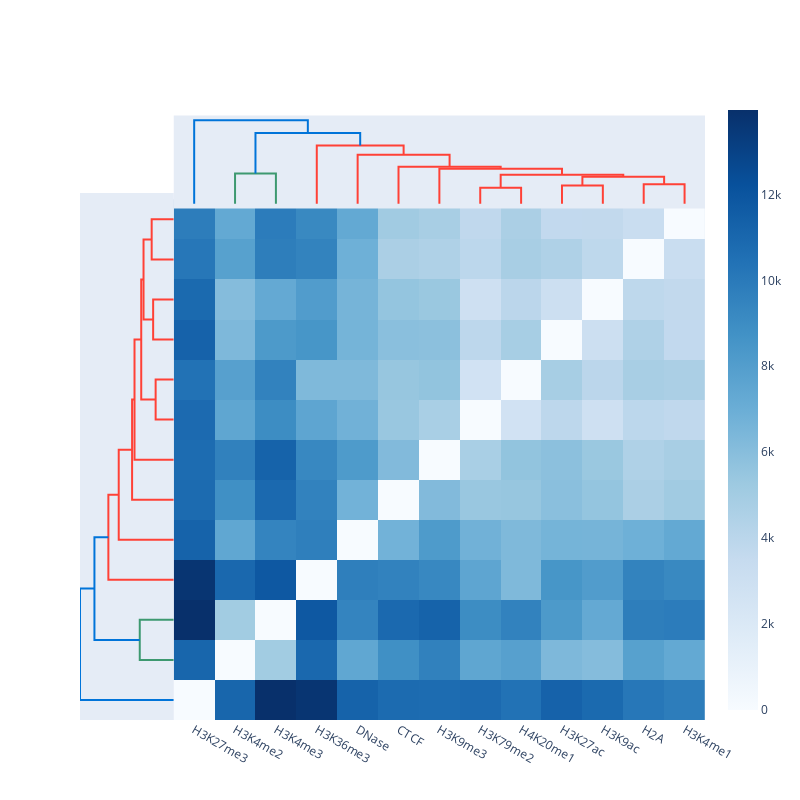

Here is the notebook cell this chart was saved with:
### Code cell
for i in range(len(dendro_plt['data'])):
    dendro_plt['data'][i]['yaxis'] = 'y2'

# Create Side Dendrogram
dendro_side = ff.create_dendrogram(data_array, orientation='right')
for i in range(len(dendro_side['data'])):
    dendro_side['data'][i]['xaxis'] = 'x2'

# Add Side Dendrogram Data to Figure
for data in dendro_side['data']:
    dendro_plt.add_trace(data)

# Create Heatmap
dendro_leaves = dendro_side['layout']['yaxis']['ticktext']
dendro_leaves = list(map(int, dendro_leaves))
data_dist = pdist(data_array)
heat_data = squareform(data_dist)
heat_data = heat_data[dendro_leaves,:]
heat_data = heat_data[:,dendro_leaves]

heatmap = [
    go.Heatmap(
        x = dendro_leaves,
        y = dendro_leaves,
        z = heat_data,
        colorscale = 'Blues'
    )
]

heatmap[0]['x'] = dendro_plt['layout']['xaxis']['tickvals']
heatmap[0]['y'] = dendro_side['layout']['yaxis']['tickvals']

# Add Heatmap Data to Figure
for data in heatmap:
    dendro_plt.add_trace(data)

# Edit Layout
dendro_plt.update_layout({'width':800, 'height':800,
                         'showlegend':False, 'hovermode': 'closest',
                         })
# Edit xaxis
dendro_plt.update_layout(xaxis={'domain': [.15, 1],
                                  'mirror': False,
                                  'showgrid': False,
                                  'showline': False,
                                  'zeroline': False,
                                  'ticks':""})
# Edit xaxis2
dendro_plt.update_layout(xaxis2={'domain': [0, .15],
                                   'mirror': False,
                                   'showgrid': False,
                                   'showline': False,
                                   'zeroline': False,
                                   'showticklabels': False,
                                   'ticks':""})

# Edit yaxis
dendro_plt.update_layout(yaxis={'domain': [0, .85],
                                  'mirror': False,
                                  'showgrid': False,
                                  'showline': False,
                                  'zeroline': False,
                                  'showticklabels': False,
                                  'ticks': ""
                        })
# Edit yaxis2
dendro_plt.update_layout(yaxis2={'domain':[.825, .975],
                                   'mirror': False,
                                   'showgrid': False,
                                   'showline': False,
                                   'zeroline': False,
                                   'showticklabels': False,
                                   'ticks':""})

# Plot!
dendro_plt.show()

### Figure 1 — Plotly figure (JSON) as saved in the notebook; plotly's stock layout.template omitted (floating-point values rounded to 4 significant figures; data arrays with more than 128 entries replaced by an {"elided": "..."} marker saying what was removed)
{"data": [{"hoverinfo": "text", "marker": {"color": "rgb(61,153,112)"}, "mode": "lines", "type": "scatter", "x": [15, 15, 25, 25], "xaxis": "x", "y": [0, 5064.0, 5064.0, 0], "yaxis": "y2"}, {"hoverinfo": "text", "marker": {"color": "rgb(255,65,54)"}, "mode": "lines", "type": "scatter", "x": [75, 75, 85, 85], "xaxis": "x", "y": [0, 2698.0, 2698.0, 0], "yaxis": "y2"}, {"hoverinfo": "text", "marker": {"color": "rgb(255,65,54)"}, "mode": "lines", "type": "scatter", "x": [95, 95, 105, 105], "xaxis": "x", "y": [0, 3067.0, 3067.0, 0], "yaxis": "y2"}, {"hoverinfo": "text", "marker": {"color": "rgb(255,65,54)"}, "mode": "lines", "type": "scatter", "x": [115, 115, 125, 125], "xaxis": "x", "y": [0, 3289.0, 3289.0, 0], "yaxis": "y2"}, {"hoverinfo": "text", "marker": {"color": "rgb(255,65,54)"}, "mode": "lines", "type": "scatter", "x": [100, 100, 120, 120], "xaxis": "x", "y": [3067.0, 4501.0, 4501.0, 3289.0], "yaxis": "y2"}, {"hoverinfo": "text", "marker": {"color": "rgb(255,65,54)"}, "mode": "lines", "type": "scatter", "x": [80, 80, 110, 110], "xaxis": "x", "y": [2698.0, 4844.0, 4844.0, 4501.0], "yaxis": "y2"}, {"hoverinfo": "text", "marker": {"color": "rgb(255,65,54)"}, "mode": "lines", "type": "scatter", "x": [65, 65, 95, 95], "xaxis": "x", "y": [0, 5845.0, 5845.0, 4844.0], "yaxis": "y2"}, {"hoverinfo": "text", "marker": {"color": "rgb(255,65,54)"}, "mode": "lines", "type": "scatter", "x": [55, 55, 80, 80], "xaxis": "x", "y": [0, 6203.0, 6203.0, 5845.0], "yaxis": "y2"}, {"hoverinfo": "text", "marker": {"color": "rgb(255,65,54)"}, "mode": "lines", "type": "scatter", "x": [45, 45, 67.5, 67.5], "xaxis": "x", "y": [0, 8195.0, 8195.0, 6203.0], "yaxis": "y2"}, {"hoverinfo": "text", "marker": {"color": "rgb(255,65,54)"}, "mode": "lines", "type": "scatter", "x": [35, 35, 56.25, 56.25], "xaxis": "x", "y": [0, 9738.0, 9738.0, 8195.0], "yaxis": "y2"}, {"hoverinfo": "text", "marker": {"color": "rgb(0,116,217)"}, "mode": "lines", "type": "scatter", "x": [20, 20, 45.62, 45.62], "xaxis": "x", "y": [5064.0, 11810.0, 11810.0, 9738.0], "yaxis": "y2"}, {"hoverinfo": "text", "marker": {"color": "rgb(0,116,217)"}, "mode": "lines", "type": "scatter", "x": [5, 5, 32.81, 32.81], "xaxis": "x", "y": [0, 13960.0, 13960.0, 11810.0], "yaxis": "y2"}, {"hoverinfo": "text", "marker": {"color": "rgb(61,153,112)"}, "mode": "lines", "type": "scatter", "x": [0, -5064.0, -5064.0, 0], "xaxis": "x2", "y": [15, 15, 25, 25], "yaxis": "y"}, {"hoverinfo": "text", "marker": {"color": "rgb(255,65,54)"}, "mode": "lines", "type": "scatter", "x": [0, -2698.0, -2698.0, 0], "xaxis": "x2", "y": [75, 75, 85, 85], "yaxis": "y"}, {"hoverinfo": "text", "marker": {"color": "rgb(255,65,54)"}, "mode": "lines", "type": "scatter", "x": [0, -3067.0, -3067.0, 0], "xaxis": "x2", "y": [95, 95, 105, 105], "yaxis": "y"}, {"hoverinfo": "text", "marker": {"color": "rgb(255,65,54)"}, "mode": "lines", "type": "scatter", "x": [0, -3289.0, -3289.0, 0], "xaxis": "x2", "y": [115, 115, 125, 125], "yaxis": "y"}, {"hoverinfo": "text", "marker": {"color": "rgb(255,65,54)"}, "mode": "lines", "type": "scatter", "x": [-3067.0, -4501.0, -4501.0, -3289.0], "xaxis": "x2", "y": [100, 100, 120, 120], "yaxis": "y"}, {"hoverinfo": "text", "marker": {"color": "rgb(255,65,54)"}, "mode": "lines", "type": "scatter", "x": [-2698.0, -4844.0, -4844.0, -4501.0], "xaxis": "x2", "y": [80, 80, 110, 110], "yaxis": "y"}, {"hoverinfo": "text", "marker": {"color": "rgb(255,65,54)"}, "mode": "lines", "type": "scatter", "x": [0, -5845.0, -5845.0, -4844.0], "xaxis": "x2", "y": [65, 65, 95, 95], "yaxis": "y"}, {"hoverinfo": "text", "marker": {"color": "rgb(255,65,54)"}, "mode": "lines", "type": "scatter", "x": [0, -6203.0, -6203.0, -5845.0], "xaxis": "x2", "y": [55, 55, 80, 80], "yaxis": "y"}, {"hoverinfo": "text", "marker": {"color": "rgb(255,65,54)"}, "mode": "lines", "type": "scatter", "x": [0, -8195.0, -8195.0, -6203.0], "xaxis": "x2", "y": [45, 45, 67.5, 67.5], "yaxis": "y"}, {"hoverinfo": "text", "marker": {"color": "rgb(255,65,54)"}, "mode": "lines", "type": "scatter", "x": [0, -9738.0, -9738.0, -8195.0], "xaxis": "x2", "y": [35, 35, 56.25, 56.25], "yaxis": "y"}, {"hoverinfo": "text", "marker": {"color": "rgb(0,116,217)"}, "mode": "lines", "type": "scatter", "x": [-5064.0, -11810.0, -11810.0, -9738.0], "xaxis": "x2", "y": [20, 20, 45.62, 45.62], "yaxis": "y"}, {"hoverinfo": "text", "marker": {"color": "rgb(0,116,217)"}, "mode": "lines", "type": "scatter", "x": [0, -13960.0, -13960.0, -11810.0], "xaxis": "x2", "y": [5, 5, 32.81, 32.81], "yaxis": "y"}, {"colorscale": [[0, "rgb(247,251,255)"], [0.125, "rgb(222,235,247)"], [0.25, "rgb(198,219,239)"], [0.375, "rgb(158,202,225)"], [0.5, "rgb(107,174,214)"], [0.625, "rgb(66,146,198)"], [0.75, "rgb(33,113,181)"], [0.875, "rgb(8,81,156)"], [1, "rgb(8,48,107)"]], "type": "heatmap", "x": [5, 15, 25, 35, 45, 55, 65, 75, 85, 95, 105, 115, 125], "y": [5, 15, 25, 35, 45, 55, 65, 75, 85, 95, 105, 115, 125], "z": {"elided": "13x13 float values"}}], "layout": {"autosize": false, "height": 800, "hovermode": "closest", "showlegend": false, "width": 800, "xaxis": {"autorange": true, "domain": [0.15, 1], "mirror": false, "range": [0, 130], "rangemode": "tozero", "showgrid": false, "showline": false, "showticklabels": true, "tickmode": "array", "ticks": "", "ticktext": ["H3K27me3", "H3K4me2", "H3K4me3", "H3K36me3", "DNase", "CTCF", "H3K9me3", "H3K79me2", "H4K20me1", "H3K27ac", "H3K9ac", "H2A", "H3K4me1"], "tickvals": [5, 15, 25, 35, 45, 55, 65, 75, 85, 95, 105, 115, 125], "type": "linear", "zeroline": false}, "xaxis2": {"autorange": true, "domain": [0, 0.15], "mirror": false, "range": [-13960.0, 0], "showgrid": false, "showline": false, "showticklabels": false, "ticks": "", "type": "linear", "zeroline": false}, "yaxis": {"autorange": true, "domain": [0, 0.85], "mirror": false, "range": [0, 131.6], "rangemode": "tozero", "showgrid": false, "showline": false, "showticklabels": false, "ticks": "", "type": "linear", "zeroline": false}, "yaxis2": {"autorange": true, "domain": [0.825, 0.975], "mirror": false, "range": [-775.7, 14740.0], "showgrid": false, "showline": false, "showticklabels": false, "ticks": "", "type": "linear", "zeroline": false}}}
